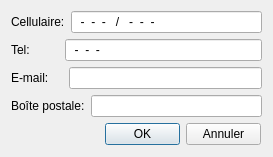
<?xml version="1.0" encoding="UTF-8"?>
<ui version="4.0">
 <class>DialogContact</class>
 <widget class="QDialog" name="DialogContact">
  <property name="geometry">
   <rect>
    <x>0</x>
    <y>0</y>
    <width>273</width>
    <height>157</height>
   </rect>
  </property>
  <property name="windowTitle">
   <string>Dialog</string>
  </property>
  <layout class="QGridLayout" name="gridLayout">
   <item row="0" column="0">
    <layout class="QVBoxLayout" name="verticalLayout">
     <item>
      <layout class="QHBoxLayout" name="horizontalLayout">
       <item>
        <widget class="QLabel" name="label">
         <property name="text">
          <string>Cellulaire:</string>
         </property>
        </widget>
       </item>
       <item>
        <widget class="QLineEdit" name="lineEditCel">
         <property name="inputMask">
          <string>00-00-00-00 / 00-00-00-00; </string>
         </property>
        </widget>
       </item>
      </layout>
     </item>
     <item>
      <layout class="QHBoxLayout" name="horizontalLayout_2">
       <property name="spacing">
        <number>35</number>
       </property>
       <item>
        <widget class="QLabel" name="label_2">
         <property name="text">
          <string>Tel:</string>
         </property>
        </widget>
       </item>
       <item>
        <widget class="QLineEdit" name="lineEditTel">
         <property name="inputMask">
          <string>00-00-00-00; </string>
         </property>
         <property name="text">
          <string>---</string>
         </property>
        </widget>
       </item>
      </layout>
     </item>
     <item>
      <layout class="QHBoxLayout" name="horizontalLayout_3">
       <property name="spacing">
        <number>20</number>
       </property>
       <item>
        <widget class="QLabel" name="label_3">
         <property name="text">
          <string>E-mail:</string>
         </property>
        </widget>
       </item>
       <item>
        <widget class="QLineEdit" name="lineEditEmail"/>
       </item>
      </layout>
     </item>
     <item>
      <layout class="QHBoxLayout" name="horizontalLayout_4">
       <item>
        <widget class="QLabel" name="label_4">
         <property name="text">
          <string>Boîte postale:</string>
         </property>
        </widget>
       </item>
       <item>
        <widget class="QLineEdit" name="lineEditBP"/>
       </item>
      </layout>
     </item>
    </layout>
   </item>
   <item row="1" column="0">
    <layout class="QFormLayout" name="formLayout">
     <property name="formAlignment">
      <set>Qt::AlignRight|Qt::AlignTop|Qt::AlignTrailing</set>
     </property>
     <property name="rightMargin">
      <number>7</number>
     </property>
     <item row="0" column="0">
      <widget class="QPushButton" name="btn_OK">
       <property name="maximumSize">
        <size>
         <width>75</width>
         <height>23</height>
        </size>
       </property>
       <property name="text">
        <string>OK</string>
       </property>
      </widget>
     </item>
     <item row="0" column="1">
      <widget class="QPushButton" name="btn_Annuler">
       <property name="maximumSize">
        <size>
         <width>75</width>
         <height>23</height>
        </size>
       </property>
       <property name="text">
        <string>Annuler</string>
       </property>
      </widget>
     </item>
    </layout>
   </item>
  </layout>
 </widget>
 <resources/>
 <connections/>
</ui>
